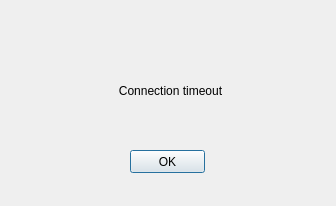
<?xml version="1.0" encoding="UTF-8"?>
<ui version="4.0">
 <class>timeout</class>
 <widget class="QDialog" name="timeout">
  <property name="geometry">
   <rect>
    <x>0</x>
    <y>0</y>
    <width>336</width>
    <height>206</height>
   </rect>
  </property>
  <property name="windowTitle">
   <string>Timeout</string>
  </property>
  <widget class="QPushButton" name="pushButton">
   <property name="geometry">
    <rect>
     <x>130</x>
     <y>150</y>
     <width>75</width>
     <height>23</height>
    </rect>
   </property>
   <property name="text">
    <string>OK</string>
   </property>
  </widget>
  <widget class="QLabel" name="label">
   <property name="geometry">
    <rect>
     <x>40</x>
     <y>50</y>
     <width>261</width>
     <height>81</height>
    </rect>
   </property>
   <property name="styleSheet">
    <string notr="true">font:15pt &quot;Arial&quot;;</string>
   </property>
   <property name="text">
    <string>Connection timeout</string>
   </property>
   <property name="alignment">
    <set>Qt::AlignCenter</set>
   </property>
  </widget>
 </widget>
 <resources/>
 <connections/>
</ui>
